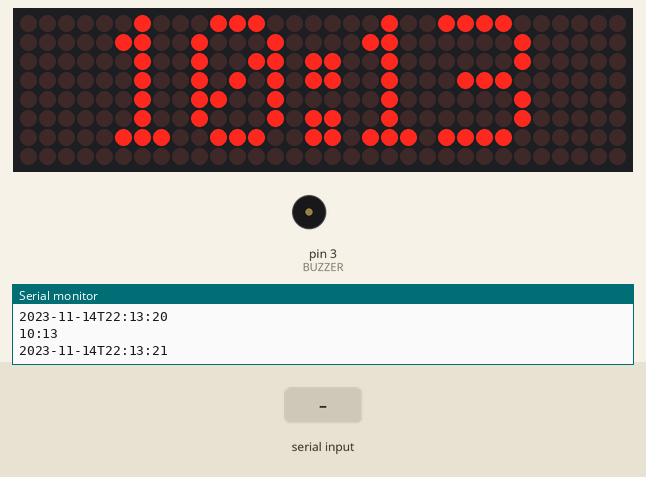
This sketch was run on a simulated Arduino Uno, built with avr-gcc and run on an emulated ATmega328P. Shown: 32×8 LED matrix, buzzer (waves = sounding), the last lines printed to the serial monitor. Inputs (shaded band) come from the test bench. The local clock reads 2024-03-15 10:24:30 at power-on unless the sketch sets it.

Above: at 1.2 s.
1.3 s: "a" received over Serial
At 5.7 s:
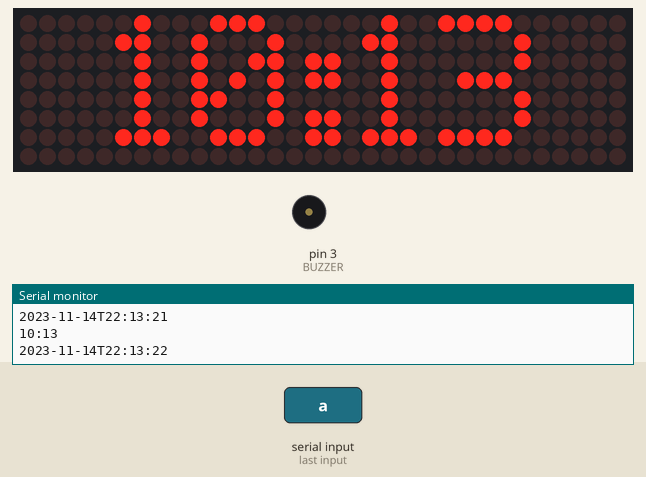
At 41.4 s:
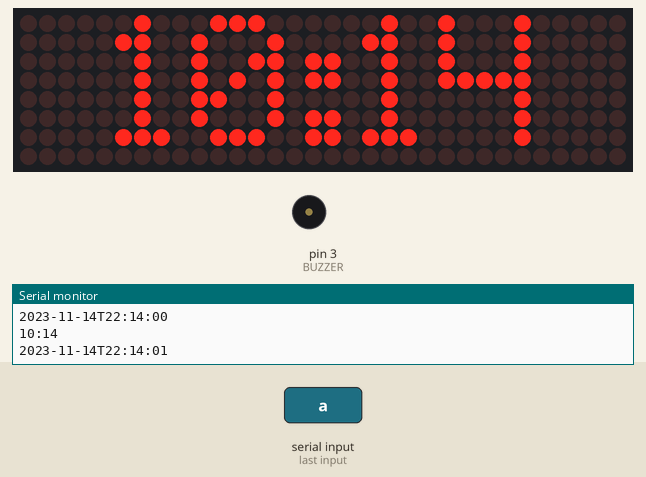
Timing chart, 0 to 41.7 s (numbered marks = the images above; inputs shaded):
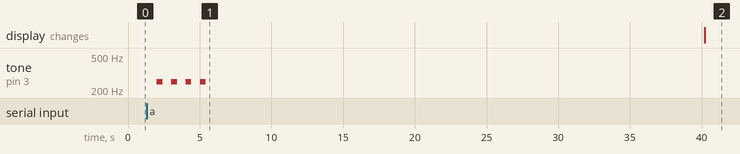

Measured:
- after the input at 1.3 s, tone on pin 3 (BUZZER): alternates 250 Hz for 0.40 s and silent for 0.60 s, 8 changes in all, then stays silent, starting after 0.72 s

The sketch:

matrix_alarm_clock.ino
```cpp
#include <RTClib.h>
#include <Wire.h>
RTC_DS3231 rtc;
char t[32];

#include "MD_Parola.h"
#include "MD_MAX72xx.h"
#include "SPI.h"

#define HARDWARE_TYPE MD_MAX72XX::FC16_HW
#define MAX_DEVICES 4
#define CS_PIN 5
#define DATA_PIN 6
#define CLK_PIN 4
MD_Parola myDisplay = MD_Parola(HARDWARE_TYPE, DATA_PIN, CLK_PIN, CS_PIN, MAX_DEVICES);

byte BUZZER = 3;

int ALARMHOUR = 16;
int ALARMMINUTE = 07;

void checkAlarm() {
  DateTime now = rtc.now();
  if (now.hour() == ALARMHOUR && now.minute() == ALARMMINUTE || Serial.read() == 'a') {
    tone(BUZZER, 250, 400);
    delay(1000);
    tone(BUZZER, 250, 400);
    delay(1000);
    tone(BUZZER, 250, 400);
    delay(1000);
    tone(BUZZER, 250, 400);
    delay(1000);
  }
}

void debugTime() {
  DateTime now = rtc.now();
  Serial.print(now.hour());
  Serial.print(" ");
  Serial.print(now.twelveHour());
  Serial.print(" ");
  Serial.print(now.minute());
  Serial.print(" ");
  Serial.print(now.second());
  Serial.print(" ");
  Serial.print(now.isPM());
  Serial.println(" ");
}

void setup()
{
  myDisplay.begin();
  myDisplay.setIntensity(0);
  myDisplay.setTextAlignment(PA_CENTER);
  myDisplay.setCharSpacing(1);
  myDisplay.displayClear();

  Serial.begin(9600);

  Wire.begin();
  rtc.begin();
  rtc.adjust(DateTime(F(__DATE__),F(__TIME__)));

  if (rtc.lostPower()) {
    Serial.println("rtc.lostpower");
    rtc.adjust(DateTime(F(__DATE__), F(__TIME__)));
  }
}
void loop()
{
  DateTime now = rtc.now();
  sprintf(t, "%02d:%02d", now.twelveHour(), now.minute());
  myDisplay.print(t);
  Serial.println(t);
  Serial.println(now.timestamp(DateTime::TIMESTAMP_FULL));
  checkAlarm();
  //debugTime();
  delay(1000);
}
```
